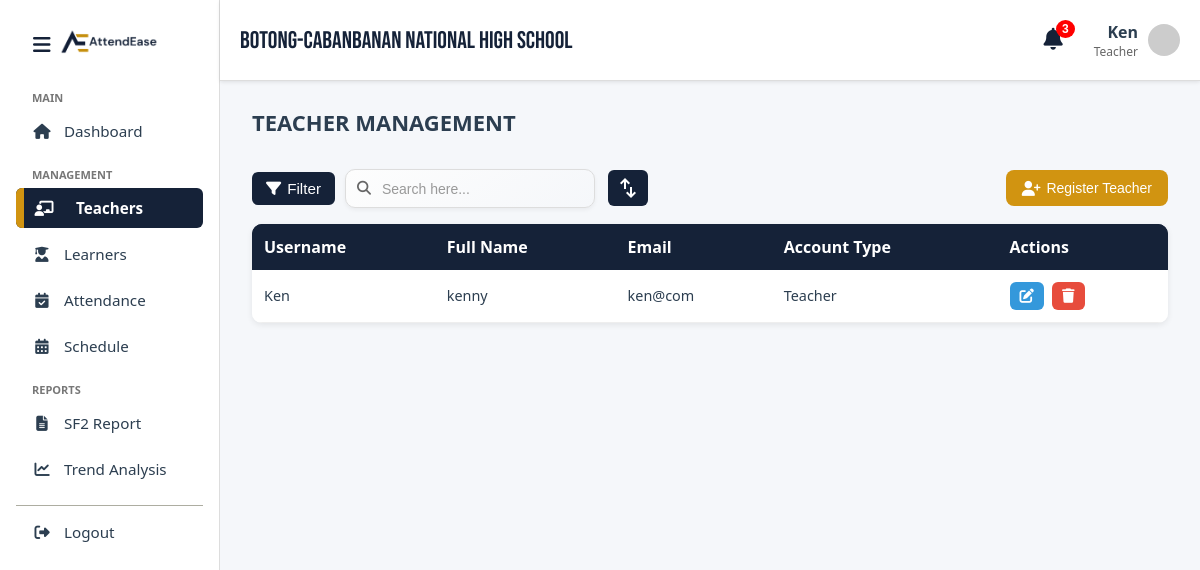
The app's page /teacher.php (signed in) with its own data.
### tables this page shows
CREATE TABLE `user` (
  `user_ID` int(50) NOT NULL,
  `username` varchar(100) NOT NULL,
  `email` varchar(50) NOT NULL,
  `password` varchar(100) NOT NULL,
  `accountType` enum('Admin','Teacher','') NOT NULL DEFAULT 'Teacher',
  `firstName` varchar(50) NOT NULL,
  `lastName` varchar(50) NOT NULL,
  `middleName` varchar(50) NOT NULL,
  `verified_at` datetime DEFAULT current_timestamp()
);

### teacher.php (the view, shortened to what this page needs)
<!DOCTYPE html>
<html lang="en">
<head>
</head>
<body>
  <?php include 'includes/sidebar.php'; ?>
  <?php include 'includes/header.php'; ?>
  <main class="main-content">
    <div class="page-header">
      <h1>TEACHER MANAGEMENT</h1>
    </div>
    <div class="search-filter">
      <div class="filter-container">
        <button class="filter-btn" id="filterToggle">
          <i class="fas fa-filter"></i> Filter
        </button>
      </div>
      <div class="search-wrapper">
        <i class="fas fa-search"></i>
        <input type="text" class="search-bar" placeholder="Search here..." />
      </div>
      <div class="updown">
        <span class="material-symbols-outlined">swap_vert</span>
      </div>
      <button class="register-button" onclick="openModal()">
        <i class="fas fa-user-plus"></i> Register Teacher
      </button>
    </div>
    <div class="table-container">
      <table class="styled-table">
        <thead>
          <tr>
            <th>Username</th>
            <th>Full Name</th>
            <th>Email</th>
            <th>Account Type</th>
            <th>Actions</th>
          </tr>
        </thead>
        <tbody>
          <?php
          $sqlt = "SELECT * FROM user WHERE accountType = 'Teacher' ORDER BY user_id DESC";
          $result = $conn->query($sqlt);
          if ($result && $result->num_rows > 0) {
            while ($row = $result->fetch_assoc()) {
              echo "<tr>";
              echo "<td>" . htmlspecialchars($row['username']) . "</td>";
              echo "<td>" . htmlspecialchars($row['firstName']) . "</td>";
              echo "<td>" . htmlspecialchars($row['email']) . "</td>";
              echo "<td>" . htmlspecialchars($row['accountType']) . "</td>";
              echo "<td class='action-buttons'>
                      <button class='edit-btn' onclick='teacherEditModal(this)' data-id='" . $row['user_ID'] . "'>
                        <i class='fas fa-edit'></i>
                      </button>
                      <button class='delete-btn' onclick='teacherDeleteModal(" . $row['user_ID'] . ")'>
                        <i class='fas fa-trash'></i>
                      </button>
                    </td>";
              echo "</tr>";
            }
          } else {
            echo "<tr><td colspan='5'>No teachers found</td></tr>";
          }
          ?>
        </tbody>
      </table>
    </div>
  </main>
</body>
</html>

### css/style.css (style rules this page uses)
:root { --primary-color: #d19411; --dark-color: #152238; --light-bg: #f5f7fa; --white: #ffffff; --text-dark: #2c3e50; --text-light: #777; --hover-dark: #1c304d; --hover-primary: #c4860f; --soft-cream: #fff8e6; --font-family: 'Segoe UI', sans-serif; --sidebar-width: 220px; --sidebar-closed-width: 60px; --transition-speed: 0.3s; }
body { margin: 0; font-family: var(--font-family); background-color: var(--light-bg); color: var(--text-dark); }
.main-content { margin-left: var(--sidebar-width); transition: margin-left var(--transition-speed); margin-top: 60px; padding: 2rem; flex-grow: 1; }
.main-content h1 { font-size: 22px; font-weight: 600; margin-bottom: 1rem; color: var(--text-dark); }

### css/table.css (style rules this page uses)
.page-header { margin-bottom: 2rem; }
.search-filter { display: flex; align-items: center; gap: 10px; margin-bottom: 1rem; }
.filter-btn { padding: 8px 14px; border: none; background: var(--dark-color); color: #fff; border-radius: 6px; cursor: pointer; font-size: 0.95rem; transition: background 0.2s ease; display: flex; align-items: center; gap: 6px; }
.filter-container { position: relative; display: inline-block; }
.updown { display: flex; align-items: center; justify-content: center; background: var(--dark-color); color: #fff; border-radius: 6px; padding: 6px 8px; cursor: pointer; transition: background 0.3s ease; margin-left: 3px; }
.search-wrapper { display: flex; align-items: center; gap: 8px; position: relative; max-width: 250px; flex: 1; }
.search-wrapper i { position: absolute; top: 50%; left: 12px; transform: translateY(-50%); color: #666; font-size: 14px; pointer-events: none; }
.search-wrapper .search-bar { width: 100%; padding: 10px 16px 10px 36px; border: 1.5px solid #ddd; border-radius: 10px; background: linear-gradient(145deg, #fdfdfd, #f5f7fa); font-size: 15px; color: var(--text-dark); outline: none; transition: all 0.3s ease; box-shadow: 0 2px 4px rgba(0,0,0,0.05); }
.search-wrapper .search-bar::placeholder { color: #999; font-size: 14px; }
.table-container { background: #fff; border-radius: 10px; box-shadow: 0 2px 6px rgba(0, 0, 0, 0.08); overflow-x: auto; overflow-y: auto; max-height: 500px; }
.styled-table { width: 100%; border-collapse: collapse; min-width: 800px; }
.styled-table thead { background: var(--dark-color); color: #fff; }
.styled-table thead th { padding: 12px; text-align: left; font-weight: 600; position: sticky; top: 0; z-index: 2; background: var(--dark-color); box-shadow: 0 2px 3px rgba(0, 0, 0, 0.1); }
.styled-table tbody tr { border-bottom: 1px solid #eee; }
.styled-table tbody tr:nth-child(odd) { background: #fff; }
.styled-table td { padding: 12px; font-size: 0.9rem; color: var(--text-dark); }
.action-buttons { display: flex; gap: 8px; }
.action-buttons button { border: none; cursor: pointer; padding: 6px 10px; border-radius: 6px; font-size: 0.9rem; transition: background 0.2s ease; }
.edit-btn { background: #3498db; color: #fff; }
.delete-btn { background: #e74c3c; color: #fff; }
.register-button { background: var(--primary-color); color: #fff; border: none; padding: 10px 16px; border-radius: 8px; font-size: 14px; cursor: pointer; display: flex; align-items: center; gap: 6px; transition: background 0.3s ease; flex-shrink: 0; margin-left: auto; }
.register-button i { font-size: 15px; }

### records on screen
user: username "Ken", firstName "kenny", email "ken@com", accountType "Teacher"

### other values on screen
$_SESSION['username'] "Ken"
$_SESSION['role'] "Teacher"
